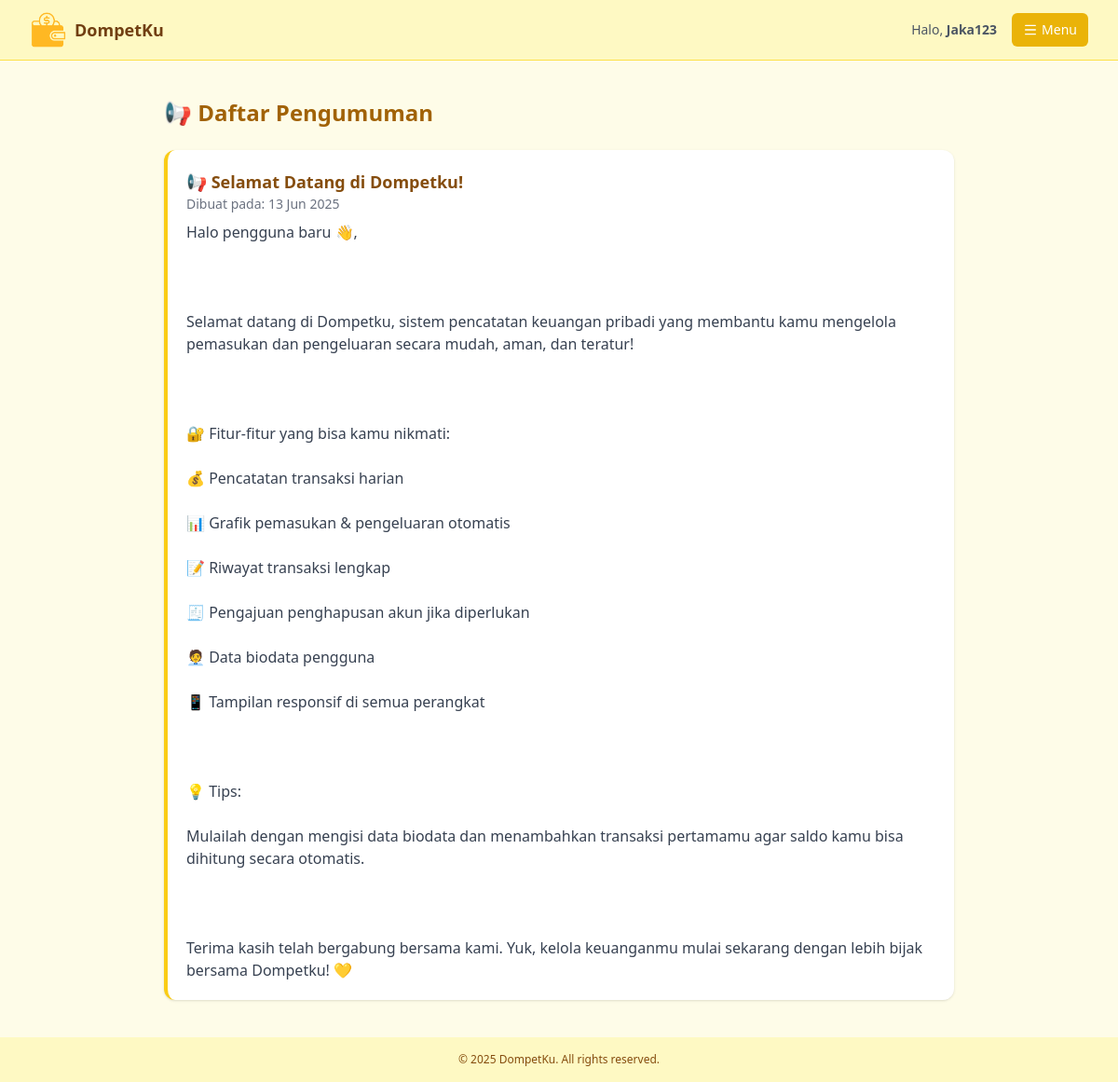
Screenshot of /pengumuman.php (signed in) with the database file from the repository.
### tables this page shows
CREATE TABLE `pengumuman` (
  `id` int(11) NOT NULL,
  `judul` varchar(100) DEFAULT NULL,
  `isi` text DEFAULT NULL,
  `tanggal_dibuat` date DEFAULT NULL,
  `gambar` varchar(255) DEFAULT NULL
);

### pengumuman.php (the view, shortened to what this page needs)
<?php
include 'koneksi.php';
$username = $_SESSION['username'];
$sql_pengumuman = "SELECT * FROM pengumuman ORDER BY tanggal_dibuat DESC";
$result_pengumuman = mysqli_query($conn, $sql_pengumuman);
?>
<!DOCTYPE html>
<html lang="id">
<head>
  <script src="https://cdn.tailwindcss.com"></script>
</head>
<body class="bg-yellow-50 text-gray-800 flex flex-col min-h-screen">
<header class="bg-yellow-100 dark:bg-gray-800 border-b border-yellow-300 dark:border-yellow-600 sticky top-0 z-50">
  <div class="flex items-center justify-between px-4 py-3 md:px-8">
    <div class="flex items-center gap-2">
      <img src="Asset/logo1.png" alt="Logo" class="w-10 h-10">
      <span class="text-lg font-semibold text-yellow-900 dark:text-white">DompetKu</span>
    </div>
    <div class="flex items-center gap-4">
      <span class="text-sm text-gray-600 dark:text-gray-300">
        Halo, <strong><?= htmlspecialchars($username) ?></strong>
      </span>
      <div class="relative">
        <label for="toggleMenu" class="cursor-pointer bg-yellow-500 hover:bg-yellow-600 text-white px-3 py-2 rounded-md flex items-center text-sm">
          <i data-lucide="menu" class="w-4 h-4 mr-1"></i> Menu
        </label>
      </div>
    </div>
  </div>
</header>
<main class="flex-grow max-w-4xl mx-auto px-4 sm:px-6 py-10 w-full">
  <h1 class="text-2xl font-bold text-yellow-700 mb-6">📢 Daftar Pengumuman</h1>
  <?php if (mysqli_num_rows($result_pengumuman) > 0): ?>
    <div class="space-y-6">
      <?php while ($row = mysqli_fetch_assoc($result_pengumuman)): ?>
        <div class="bg-white rounded-xl shadow p-5 border-l-4 border-yellow-400">
          <h2 class="text-lg font-bold text-yellow-800"><?= htmlspecialchars($row['judul']) ?></h2>
          <p class="text-sm text-gray-500 mb-2">Dibuat pada: <?= date('d M Y', strtotime($row['tanggal_dibuat'])) ?></p>
          <p class="text-gray-700 whitespace-pre-line"><?= nl2br(htmlspecialchars($row['isi'])) ?></p>
        </div>
      <?php endwhile; ?>
    </div>
  <?php else: ?>
    <p class="text-center text-gray-600">Belum ada pengumuman saat ini.</p>
  <?php endif; ?>
</main>
<footer class="bg-yellow-100">
  <div class="max-w-4xl mx-auto px-4 py-4 text-center text-xs text-yellow-800">
    © 2025 DompetKu. All rights reserved.
  </div>
</footer>
</body>
</html>

### rows the page displays
pengumuman: judul "📢 Selamat Datang di Dompetku!", tanggal_dibuat "13 Jun 2025", isi "Halo pengguna baru 👋, Selamat datang di Dompetku, sistem pencatatan keuangan pribadi yang membantu kamu mengelola pemasukan dan pengeluaran secara mudah, aman, dan teratur! 🔐 Fitur-fitur yang bisa kamu nikmati: 💰 Pencatatan transaksi harian 📊 Grafik pemasukan & pengeluaran otomatis 📝 Riwayat transaksi lengkap 🧾 Pengajuan penghapusan akun jika diperlukan 🧑‍💼 Data biodata pengguna 📱 Tampilan responsif di semua perangkat 💡 Tips: Mulailah dengan mengisi data biodata dan menambahkan transaksi pertamamu agar saldo kamu bisa dihitung secara otomatis. Terima kasih telah bergabung bersama kami. Yuk, kelola keuanganmu mulai sekarang dengan lebih bijak bersama Dompetku! 💛"

### other values shown
$username "Jaka123"
